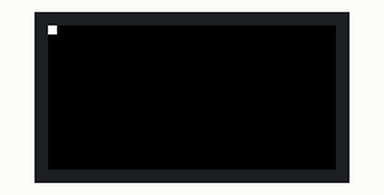
Simulated run of this sketch. Board: Arduino Mega 2560, built with avr-gcc and run on an emulated ATmega2560. On the bench: 32×16 colour display.

Above: at 0.1 s.
At 0.6 s:
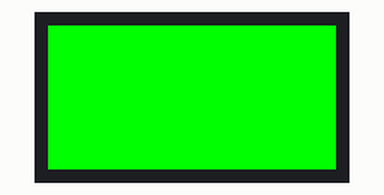
At 1.6 s:
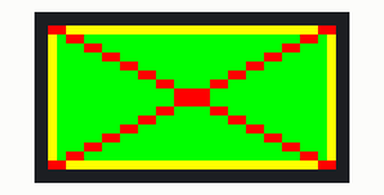
At 2.6 s:
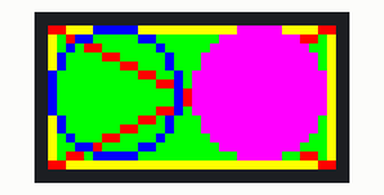
At 3.1 s:
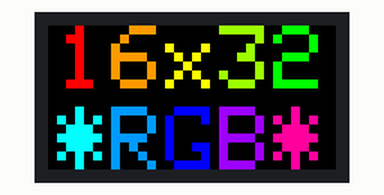
At 8.1 s:
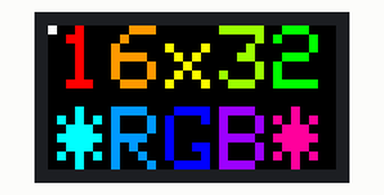

The sketch:

rgb_example_code.ino
```cpp
// (licence header left out)
#include <Adafruit_GFX.h> // Core graphics library

#include <RGBmatrixPanel.h> // Hardware-specific library


#define CLK 8 // MUST be on PORTB! (Use pin 11 on Mega)

#define LAT A3

#define OE 9

#define A A0

#define B A1

#define C A2

RGBmatrixPanel matrix(A, B, C, CLK, LAT, OE, false);


void setup() {
  matrix.begin();
}


void loop() {

  // draw a pixel in solid white
  matrix.drawPixel(0, 0, matrix.Color333(7, 7, 7));

  delay(500);


  // fix the screen with green
  matrix.fillRect(0, 0, 32, 16, matrix.Color333(0, 7, 0));

  delay(500);


  // draw a box in yellow
  matrix.drawRect(0, 0, 32, 16, matrix.Color333(7, 7, 0));

  delay(500);


  // draw an 'X' in red

  matrix.drawLine(0, 0, 31, 15, matrix.Color333(7, 0, 0));

  matrix.drawLine(31, 0, 0, 15, matrix.Color333(7, 0, 0));

  delay(500);


  // draw a blue circle

  matrix.drawCircle(7, 7, 7, matrix.Color333(0, 0, 7));

  delay(500);


  // fill a violet circle

  matrix.fillCircle(23, 7, 7, matrix.Color333(7, 0, 7));

  delay(500);


  // fill the screen with 'black'

  matrix.fillScreen(matrix.Color333(0, 0, 0));


  // draw some text!

  matrix.setCursor(1, 0); // start at top left, with one pixel of spacing

  matrix.setTextSize(1);
  // size 1 == 8 pixels high


  // print each letter with a rainbow color

  matrix.setTextColor(matrix.Color333(7,0,0));

  matrix.print('1');

  matrix.setTextColor(matrix.Color333(7,4,0));

  matrix.print('6');

  matrix.setTextColor(matrix.Color333(7,7,0));

  matrix.print('x');

  matrix.setTextColor(matrix.Color333(4,7,0));

  matrix.print('3');

  matrix.setTextColor(matrix.Color333(0,7,0));

  matrix.print('2');


  matrix.setCursor(1, 9); // next line

  matrix.setTextColor(matrix.Color333(0,7,7));

  matrix.print('*');

  matrix.setTextColor(matrix.Color333(0,4,7));

  matrix.print('R');

  matrix.setTextColor(matrix.Color333(0,0,7));

  matrix.print('G');

  matrix.setTextColor(matrix.Color333(4,0,7));

  matrix.print('B');

  matrix.setTextColor(matrix.Color333(7,0,4));

  matrix.print("*");

  delay(5000);

}
```

Measured:
- by itself, everything shown: repeats every 8.1 s, in 7 steps
- what the display in image 1 shows lasts 0.5 s, from 0.5 s to 1.0 s
- what the display in image 4 shows lasts 5.0 s, from 3.1 s to 8.1 s
